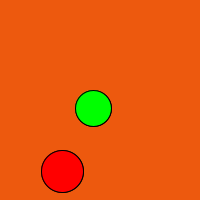
Frame 1 (no input)
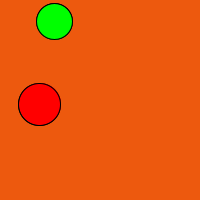
Frame 60 (the mouse pressed at the canvas centre just before this capture)
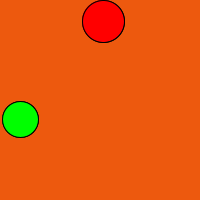
Frame 120 (the mouse held since frame 60 and released just before this capture)

The Processing sketch that drew these frames (run headless with seeded random() and noise(); from frame 60 on, the mouse is pressed at the canvas centre):

// Processing sketch: processing_89012
// ── processing_89012.pde

  cercle ball1,ball2;
void setup(){
  size(200,200);
  ball1 = new cercle(#FF0000);
  ball2= new cercle(#00FF00);  
 
  

  
}
 void colisio(){
    ball1.colisionat= ball2.colisionat = false;
     if(dist(ball1.x, ball1.y, ball2.x, ball2.y)< ball1.r+ball2.r){
        ball1.colisionat = true;
        ball2.colisionat= true;
     }
 }
     
void draw(){
  background(#ED590E);
  colisio();
  ball1.dibuixa();
  ball1.mou();
  ball2.dibuixa();
  ball2.mou();
 
}
class cercle{
  boolean colisionat;
  float x,y;
  float velx,vely;
  int colors;
  int r;
  
  
  void dibuixa(){
    if(colisionat){
      background (random(255),random(255),random(255));
      
      fill(#0000FF);
      
    }else {
      
      fill(colors);
      
    }
    ellipse(x,y,r*2,r*2);
    ellipse(x,y,r*2,r*2);
   
    
  }
  void mou(){
    x+=velx;
    y+=vely;
    if(x>width-r || x<r){
    velx*=-1;
    }
    if(y>height-r || y<r){
    vely*=-1;
    }
  }
 
  
  cercle(int c){
    r=(int)random(15,25);
    x=random(r,width-r);
    y=random(r,height-r);
    velx=random(-2,2);
    vely=random(-2,2);
    colors=c;
    colisionat = false;
  }
  cercle(int xPos,int yPos,int vel, int col){
    x= xPos;
    y= yPos;
    vely= velx;
    colors= col;
  }
}
